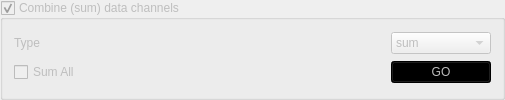
             <widget class="QGroupBox" name="sumDataBox">
              <property name="enabled">
               <bool>false</bool>
              </property>
              <property name="sizePolicy">
               <sizepolicy hsizetype="Preferred" vsizetype="Expanding">
                <horstretch>0</horstretch>
                <verstretch>0</verstretch>
               </sizepolicy>
              </property>
              <property name="minimumSize">
               <size>
                <width>505</width>
                <height>100</height>
               </size>
              </property>
              <property name="maximumSize">
               <size>
                <width>505</width>
                <height>200</height>
               </size>
              </property>
              <property name="title">
               <string>Combine (sum) data channels</string>
              </property>
              <property name="checkable">
               <bool>true</bool>
              </property>
              <layout class="QGridLayout" name="gridLayout_8">
               <item row="0" column="0">
                <widget class="QLabel" name="label_5">
                 <property name="text">
                  <string>Type</string>
                 </property>
                </widget>
               </item>
               <item row="0" column="1">
                <widget class="QComboBox" name="sumType">
                 <item>
                  <property name="text">
                   <string>sum</string>
                  </property>
                 </item>
                 <item>
                  <property name="text">
                   <string>difference</string>
                  </property>
                 </item>
                </widget>
               </item>
               <item row="1" column="1">
                <widget class="QPushButton" name="sumDataGO">
                 <property name="maximumSize">
                  <size>
                   <width>100</width>
                   <height>16777215</height>
                  </size>
                 </property>
                 <property name="toolTip">
                  <string>&lt;html&gt;&lt;head/&gt;&lt;body&gt;&lt;p&gt;For some types of multichannel data, the channels can be summed into composite channels. This method sums all channels down to a recursion level of 2.  For single loop datasets do not use this method.  &lt;/p&gt;&lt;/body&gt;&lt;/html&gt;</string>
                 </property>
                 <property name="styleSheet">
                  <string notr="true">#sumDataGO {
    background: green;
}

#sumDataGO:disabled{
    background: black;
}</string>
                 </property>
                 <property name="text">
                  <string>GO</string>
                 </property>
                </widget>
               </item>
               <item row="1" column="0">
                <widget class="QCheckBox" name="sumAll">
                 <property name="sizePolicy">
                  <sizepolicy hsizetype="Preferred" vsizetype="Fixed">
                   <horstretch>0</horstretch>
                   <verstretch>0</verstretch>
                  </sizepolicy>
                 </property>
                 <property name="toolTip">
                  <string>&lt;html&gt;&lt;head/&gt;&lt;body&gt;&lt;p&gt;In case of more than two data channels, would you like to sum all of the channels together?&lt;/p&gt;&lt;/body&gt;&lt;/html&gt;</string>
                 </property>
                 <property name="text">
                  <string>Sum All</string>
                 </property>
                </widget>
               </item>
              </layout>
             </widget>
